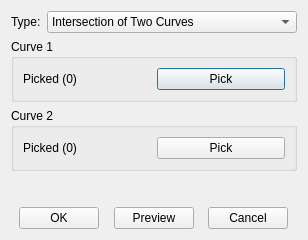
<?xml version="1.0" encoding="UTF-8"?>
<ui version="4.0">
 <class>PointInterTwoCurveInfoDialog</class>
 <widget class="QDialog" name="PointInterTwoCurveInfoDialog">
  <property name="geometry">
   <rect>
    <x>0</x>
    <y>0</y>
    <width>308</width>
    <height>240</height>
   </rect>
  </property>
  <property name="windowTitle">
   <string>Point</string>
  </property>
  <layout class="QGridLayout" name="gridLayout_5">
   <item row="0" column="0">
    <widget class="QWidget" name="widget_2" native="true">
     <property name="sizePolicy">
      <sizepolicy hsizetype="Preferred" vsizetype="Fixed">
       <horstretch>0</horstretch>
       <verstretch>0</verstretch>
      </sizepolicy>
     </property>
     <layout class="QGridLayout" name="gridLayout_2">
      <property name="leftMargin">
       <number>0</number>
      </property>
      <property name="topMargin">
       <number>0</number>
      </property>
      <property name="rightMargin">
       <number>0</number>
      </property>
      <property name="bottomMargin">
       <number>0</number>
      </property>
      <item row="0" column="0">
       <widget class="QLabel" name="label">
        <property name="sizePolicy">
         <sizepolicy hsizetype="Fixed" vsizetype="Preferred">
          <horstretch>0</horstretch>
          <verstretch>0</verstretch>
         </sizepolicy>
        </property>
        <property name="text">
         <string>Type:</string>
        </property>
       </widget>
      </item>
      <item row="0" column="1">
       <widget class="QComboBox" name="comb_type">
        <property name="currentIndex">
         <number>0</number>
        </property>
        <item>
         <property name="text">
          <string>Intersection of Two Curves</string>
         </property>
        </item>
        <item>
         <property name="text">
          <string>Nearest Point of Two Curves</string>
         </property>
        </item>
       </widget>
      </item>
     </layout>
    </widget>
   </item>
   <item row="1" column="0">
    <widget class="QStackedWidget" name="stackedWidget">
     <property name="currentIndex">
      <number>0</number>
     </property>
     <widget class="QWidget" name="page_intertwocurves">
      <layout class="QGridLayout" name="gridLayout_16">
       <property name="leftMargin">
        <number>0</number>
       </property>
       <property name="topMargin">
        <number>0</number>
       </property>
       <property name="rightMargin">
        <number>0</number>
       </property>
       <property name="bottomMargin">
        <number>0</number>
       </property>
       <item row="0" column="0">
        <widget class="QGroupBox" name="groupBox_7">
         <property name="title">
          <string>Curve 1</string>
         </property>
         <layout class="QGridLayout" name="gridLayout_14">
          <item row="0" column="1">
           <widget class="QPushButton" name="pb_intertwocurves_curve1pick">
            <property name="text">
             <string>Pick</string>
            </property>
           </widget>
          </item>
          <item row="0" column="0">
           <widget class="QLabel" name="lb_intertwocurves_curve1picked">
            <property name="text">
             <string>Picked (0)</string>
            </property>
           </widget>
          </item>
         </layout>
        </widget>
       </item>
       <item row="1" column="0">
        <widget class="QGroupBox" name="groupBox_8">
         <property name="title">
          <string>Curve 2</string>
         </property>
         <layout class="QGridLayout" name="gridLayout_15">
          <item row="0" column="0">
           <widget class="QLabel" name="lb_intertwocurves_curve2picked">
            <property name="text">
             <string>Picked (0)</string>
            </property>
           </widget>
          </item>
          <item row="0" column="1">
           <widget class="QPushButton" name="pb_intertwocurves_curve2pick">
            <property name="text">
             <string>Pick</string>
            </property>
           </widget>
          </item>
         </layout>
        </widget>
       </item>
       <item row="2" column="0">
        <spacer name="verticalSpacer_5">
         <property name="orientation">
          <enum>Qt::Vertical</enum>
         </property>
         <property name="sizeHint" stdset="0">
          <size>
           <width>20</width>
           <height>40</height>
          </size>
         </property>
        </spacer>
       </item>
      </layout>
     </widget>
    </widget>
   </item>
   <item row="2" column="0">
    <widget class="QWidget" name="widget" native="true">
     <property name="sizePolicy">
      <sizepolicy hsizetype="Preferred" vsizetype="Fixed">
       <horstretch>0</horstretch>
       <verstretch>0</verstretch>
      </sizepolicy>
     </property>
     <layout class="QGridLayout" name="gridLayout_3">
      <property name="leftMargin">
       <number>0</number>
      </property>
      <property name="topMargin">
       <number>0</number>
      </property>
      <property name="rightMargin">
       <number>0</number>
      </property>
      <property name="bottomMargin">
       <number>0</number>
      </property>
      <item row="0" column="4">
       <spacer name="horizontalSpacer_3">
        <property name="orientation">
         <enum>Qt::Horizontal</enum>
        </property>
        <property name="sizeHint" stdset="0">
         <size>
          <width>40</width>
          <height>20</height>
         </size>
        </property>
       </spacer>
      </item>
      <item row="0" column="1">
       <widget class="QPushButton" name="pb_ok">
        <property name="text">
         <string>OK</string>
        </property>
       </widget>
      </item>
      <item row="0" column="3">
       <widget class="QPushButton" name="pb_preview">
        <property name="text">
         <string>Preview</string>
        </property>
       </widget>
      </item>
      <item row="0" column="5">
       <widget class="QPushButton" name="pb_cancel">
        <property name="text">
         <string>Cancel</string>
        </property>
       </widget>
      </item>
      <item row="0" column="2">
       <spacer name="horizontalSpacer_2">
        <property name="orientation">
         <enum>Qt::Horizontal</enum>
        </property>
        <property name="sizeHint" stdset="0">
         <size>
          <width>40</width>
          <height>20</height>
         </size>
        </property>
       </spacer>
      </item>
      <item row="0" column="0">
       <spacer name="horizontalSpacer">
        <property name="orientation">
         <enum>Qt::Horizontal</enum>
        </property>
        <property name="sizeHint" stdset="0">
         <size>
          <width>40</width>
          <height>20</height>
         </size>
        </property>
       </spacer>
      </item>
      <item row="0" column="6">
       <spacer name="horizontalSpacer_4">
        <property name="orientation">
         <enum>Qt::Horizontal</enum>
        </property>
        <property name="sizeHint" stdset="0">
         <size>
          <width>40</width>
          <height>20</height>
         </size>
        </property>
       </spacer>
      </item>
     </layout>
    </widget>
   </item>
  </layout>
 </widget>
 <resources/>
 <connections/>
</ui>
